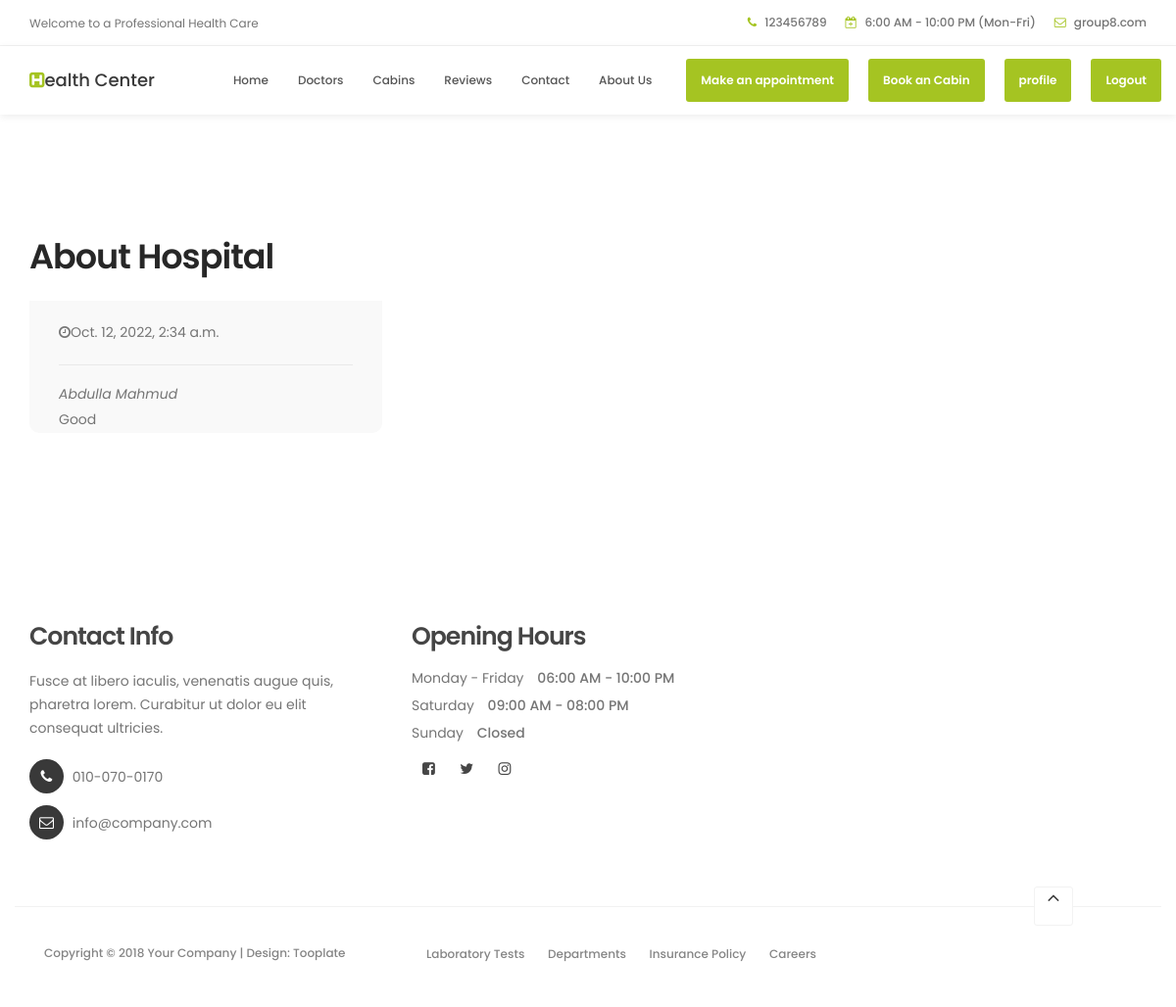
/reviews/1/, run on the app's committed database.
### main/models.py (models this page shows, shortened)
class Reviews(models.Model):
    name=models.CharField(max_length =100,null=True,blank=True)
    title=models.CharField(max_length =100,null=True,blank=True)
    description=models.CharField(max_length =300,null=True,blank=True)
    datetime=models.DateTimeField(null=True,blank=True)

### main/views.py (the view)
# urls.py: path("reviews/<str:pk>/",views.reviews,name='reviews'),
def reviews(request,pk):
    detail = Reviews.objects.get(id=pk)
    context = {
        'details' : detail
    }
    return render(request, 'reviews/reviews.html', context)

### main/templates/reviews/reviews.html (shortened to what this page needs)
{%load static%}
<html lang="en">
<head>
    <link rel="stylesheet" href="{% static 'css/bootstrap2.min.css' %}">
    <link rel="stylesheet" href="{% static 'css/font-awesome.min.css' %}">
    <link rel="stylesheet" href="{% static 'css/animate.css' %}">
    <link rel="stylesheet" href="{% static 'css/owl.carousel.css' %}">
    <link rel="stylesheet" href="{% static 'css/owl.theme.default.min.css' %}">
    <link rel="stylesheet" href="{% static 'css/tooplate-style.css' %}">
</head>
<body id="top" data-spy="scroll" data-target=".navbar-collapse" data-offset="50">
    <header>
        <div class="container">
            <div class="row">
                <div class="col-md-4 col-sm-5">
                    <p>Welcome to a Professional Health Care</p>
                </div>
                <div class="col-md-8 col-sm-7 text-align-right">
                    <span class="phone-icon"><i class="fa fa-phone"></i> 123456789</span>
                    <span class="date-icon"><i class="fa fa-calendar-plus-o"></i> 6:00 AM - 10:00 PM (Mon-Fri)</span>
                    <span class="email-icon"><i class="fa fa-envelope-o"></i> <a href="#">group8.com</a></span>
                </div>
            </div>
        </div>
    </header>
    <section class="navbar navbar-default navbar-static-top" role="navigation">
        <div class="container">
            <div class="navbar-header">
                <a href="index.html" class="navbar-brand"><i class="fa fa-h-square"></i>ealth Center</a>
            </div>
            <div class="collapse navbar-collapse">
                <ul class="nav navbar-nav navbar-right">
                    <li><a href="/home" class="smoothScroll">Home</a></li>
                    <li><a href="/doctor" class="smoothScroll">Doctors</a></li>
                    <li><a href="/cabin" class="smoothScroll">Cabins</a></li>
                    <li><a href="/reviewspage" class="smoothScroll">Reviews</a></li>
                    <li><a href="#google-map" class="smoothScroll">Contact</a></li>
                    <li><a href="/homeabout" class="smoothScroll">About Us</a></li>
                    <li class="appointment-btn"><a href="/appointment">Make an appointment</a></li>
                    <li class="appointment-btn"><a href="/cbook">Book an Cabin</a></li>
                    <li class="appointment-btn"><a href="/profile">profile</a></li>
                    <li class="appointment-btn"><a href="{% url 'logout' %}">Logout</a>
                </ul>
            </div>
        </div>
    </section>
    <section id="team" data-stellar-background-ratio="1">
        <div class="container">
            <div class="row">
                <div class="col-md-6 col-sm-6">
                    <div class="about-info">
                        <h2 class="wow fadeInUp" data-wow-delay="0.1s">{{details.title}}</h2>
                    </div>
                </div>
                <div class="clearfix"></div>
                <div class="col-md-4 col-sm-6">
                    <div class="team-thumb wow fadeInUp" data-wow-delay="0.2s">
                        <div class="team-info">
                            <p><i class="fa fa-clock-o"></i>{{details.datetime}}</p>
                            <div class="team-contact-info">
                                <p><i>{{details.name}}</i> {{details.designation}} </p>
                                <p>{{details.description}}</p>
                            </div>
                        </div>
                    </div>
                </div>
            </div>
        </div>
    </section>
    <footer data-stellar-background-ratio="5">
        <div class="container">
            <div class="row">
                <div class="col-md-4 col-sm-4">
                    <div class="footer-thumb">
                        <h4 class="wow fadeInUp" data-wow-delay="0.4s">Contact Info</h4>
                        <p>Fusce at libero iaculis, venenatis augue quis, pharetra lorem. Curabitur ut dolor
                            eu elit consequat ultricies.</p>
                        <div class="contact-info">
                            <p><i class="fa fa-phone"></i> 010-070-0170</p>
                            <p><i class="fa fa-envelope-o"></i> <a href="#">info@company.com</a></p>
                        </div>
                    </div>
                </div>
                <div class="col-md-4 col-sm-4">
                    <div class="footer-thumb">
                        <div class="opening-hours">
                            <h4 class="wow fadeInUp" data-wow-delay="0.4s">Opening Hours</h4>
                            <p>Monday - Friday <span>06:00 AM - 10:00 PM</span></p>
                            <p>Saturday <span>09:00 AM - 08:00 PM</span></p>
                            <p>Sunday <span>Closed</span></p>
                        </div>
                        <ul class="social-icon">
                            <li><a href="#" class="fa fa-facebook-square" attr="facebook icon"></a></li>
                            <li><a href="#" class="fa fa-twitter"></a></li>
                            <li><a href="#" class="fa fa-instagram"></a></li>
                        </ul>
                    </div>
                </div>
                <div class="col-md-12 col-sm-12 border-top">
                    <div class="col-md-4 col-sm-6">
                        <div class="copyright-text">
                            <p>Copyright &copy; 2018 Your Company
                                | Design: Tooplate</p>
                        </div>
                    </div>
                    <div class="col-md-6 col-sm-6">
                        <div class="footer-link">
                            <a href="#">Laboratory Tests</a>
                            <a href="#">Departments</a>
                            <a href="#">Insurance Policy</a>
                            <a href="#">Careers</a>
                        </div>
                    </div>
                    <div class="col-md-2 col-sm-2 text-align-center">
                        <div class="angle-up-btn">
                            <a href="#top" class="smoothScroll wow fadeInUp" data-wow-delay="1.2s"><i
                                    class="fa fa-angle-up"></i></a>
                        </div>
                    </div>
                </div>
            </div>
        </div>
    </footer>
</body>
</html>

### static/css/tooplate-style.css (style rules this page uses)
body { background: #ffffff; font-family: 'Poppins', sans-serif; overflow-x: hidden; }
h1,h2,h3,h4,h5,h6 { font-weight: 600; line-height: inherit; }
h1,h2,h3,h4 { letter-spacing: -1px; }
h2 { color: #272727; font-size: 3em; padding-bottom: 10px; }
h4 { color: #454545; font-size: 1.8em; padding-bottom: 2px; }
p { color: #757575; font-size: 14px; font-weight: normal; line-height: 24px; }
html { -webkit-font-smoothing: antialiased; }
a { color: #252525; -webkit-transition: 0.5s; transition: 0.5s; text-decoration: none !important; }
.text-align-right { text-align: right; }
.text-align-center { text-align: center; }
.border-top { border-top: 1px solid #f2f2f2; margin-top: 4em; padding-top: 2.5em; }
#about, #team, #news, #news-detail { position: relative; padding-top: 100px; padding-bottom: 100px; }
header { background: #ffffff; border-bottom: 1px solid #f2f2f2; display: flex; height: 45px; }
header .col-md-8 { padding-right: 0; }
header p, header span { font-size: 12px; line-height: 24px; padding-top: 12px; }
header a, header span { color: #747474; }
header span { font-weight: 500; display: inline-block; padding: 11px 15px; }
header span.date-icon { border-left: 1px solid #f2f2f2; border-right: 1px solid #f2f2f2; padding-right: 19px; padding-left: 19px; }
header span i { color: #a5c422; margin-right: 5px; }
.navbar-default { background: #ffffff; box-shadow: 0 2px 8px rgba(0,0,0,.075); border: none; margin-bottom: 0; padding: 10px; }
.navbar-default .navbar-brand { color: #393939; font-weight: 500; }
.navbar-default .navbar-brand .fa { color: #a5c422; }
.navbar-default .navbar-nav li.appointment-btn { margin: 3px 0 0 20px; }
.navbar-default .navbar-nav li.appointment-btn a { background: #a5c422; border-radius: 3px; color: #ffffff; font-weight: 600; padding-top: 12px; padding-bottom: 12px; }
.navbar-default .navbar-nav li a { color: #555555; font-size: 12px; font-weight: 500; padding-right: 20px; padding-left: 20px; -webkit-transition: all ease-in-out 0.4s; transition: all ease-in-out 0.4s; }
.team-thumb { background-color: #f9f9f9; border-radius: 0 0 10px 10px; position: relative; overflow: hidden; cursor: pointer; }
.team-info { padding: 20px 30px 0 30px; }
.team-contact-info { border-top: 1px solid #e9e9e9; padding-top: 1.2em; margin-top: 1.5em; }
.team-contact-info p { margin-bottom: 2px; }
footer { padding-top: 80px; padding-bottom: 40px; }
footer h4 { padding-bottom: 5px; }
footer a { color: #757575; }
.contact-info { padding-top: 10px; }
.contact-info .fa { background: #393939; border-radius: 100%; color: #ffffff; font-size: 15px; width: 35px; height: 35px; line-height: 35px; text-align: center; margin-right: 5px; margin-bottom: 2px; }
.opening-hours p { line-height: 18px; }
.opening-hours span { font-weight: 500; display: inline-block; padding-left: 10px; }
.copyright-text p, .footer-link a { color: #858585; font-size: 12px; font-weight: 500; }
.footer-link a { font-size: 12px; display: inline-block; padding: 0 10px; margin-top: 4px; }
.angle-up-btn { position: relative; bottom: 4em; display: block; }
.angle-up-btn a { background: #ffffff; border: 1px solid #f2f2f2; border-radius: 3px; font-size: 20px; color: #393939; display: inline-block; text-align: center; width: 40px; height: 40px; line-height: 38px; transition: transform 0.1s ease-in; transform: translateX(0); }
.social-icon { position: relative; padding: 0; margin: 0; }
.social-icon li { display: inline-block; list-style: none; }
.social-icon li a { border-radius: 100px; color: #464646; font-size: 15px; width: 35px; height: 35px; line-height: 35px; text-decoration: none; text-align: center; transition: all 0.4s ease-in-out; position: relative; }
@media only screen and (max-width: 1200px) { h2 { font-size: 2.5em; } }
@media only screen and (max-width: 1200px) { header { height: inherit; } }
@media only screen and (max-width: 1200px) { header span.date-icon { border: 0; padding-right: 0; padding-left: 0; } }
@media only screen and (max-width: 1200px) { header span.email-icon { padding-top: 0; } }
@media only screen and (max-width: 1200px) { .navbar-default .navbar-nav li a { padding-right: 15px; padding-left: 15px; } }

### data on the page
Reviews: title "About Hospital", datetime "Oct. 12, 2022, 2:34 a.m.", name "Abdulla Mahmud", description "Good"
